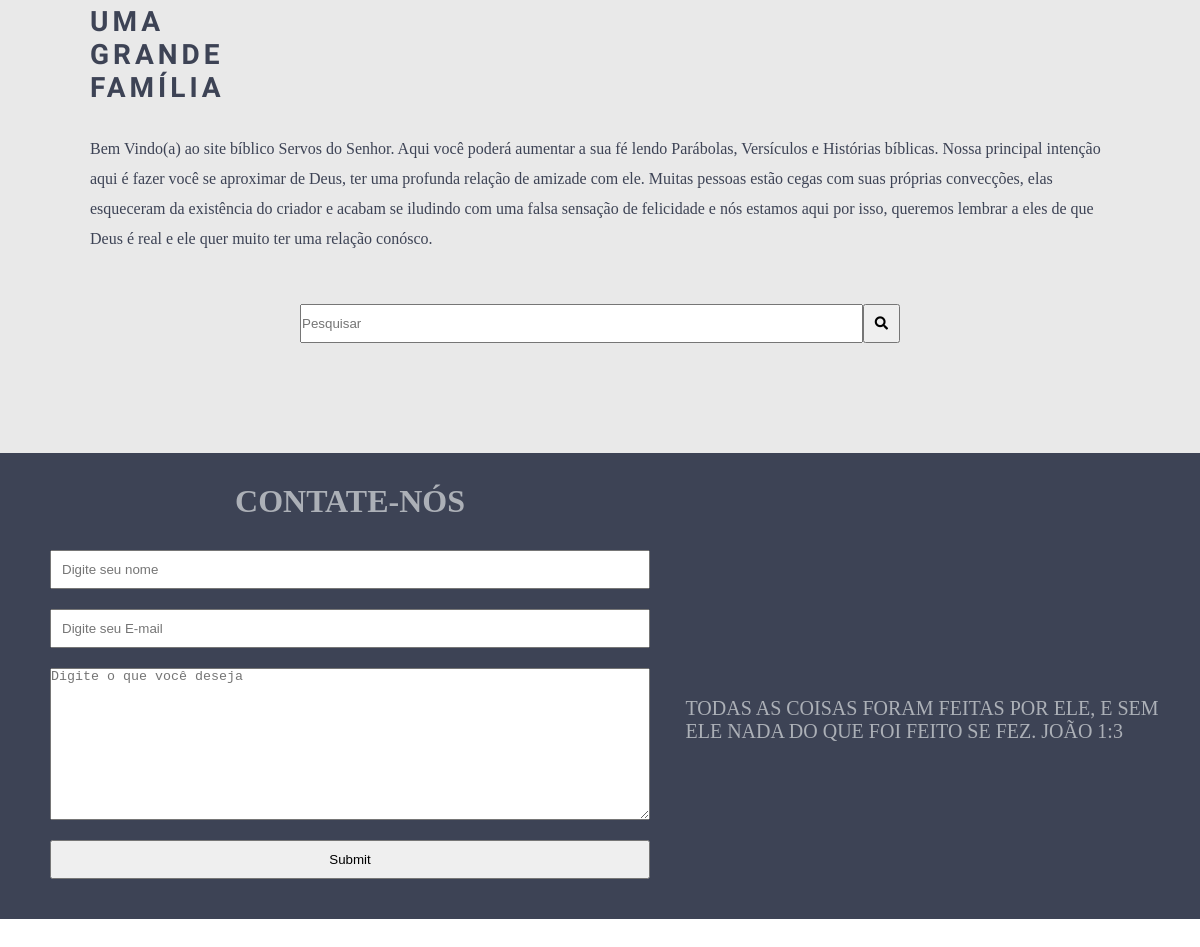
Before: / (lower part) with the older database file.
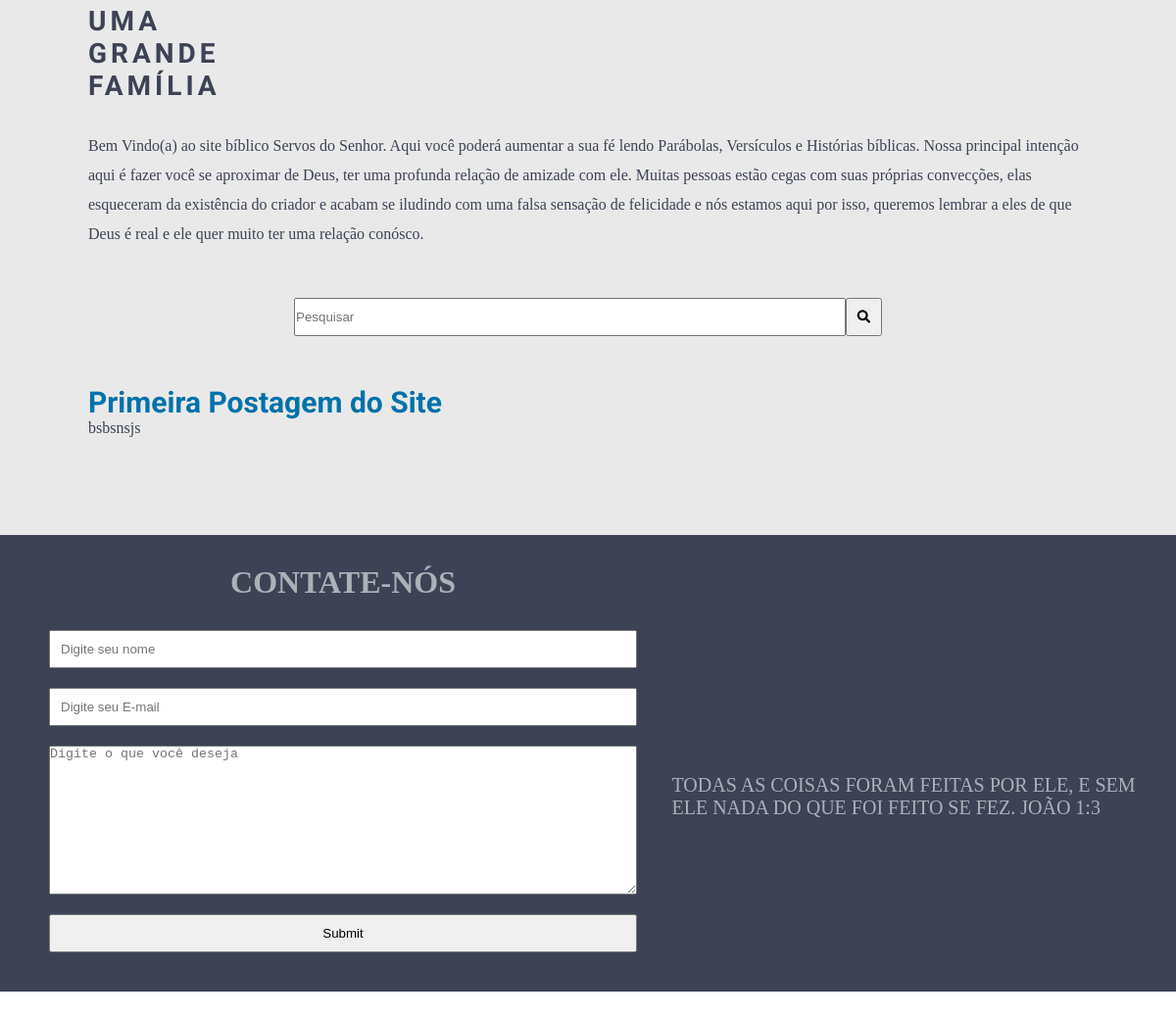
After: the same page with the newer database file.
### biblia/models.py (models this page shows, shortened)
class Post(models.Model):
    titulo = models.CharField(max_length=60)
    slug = models.SlugField(max_length=60, unique=True)
    sumario = RichTextField()
    texto = RichTextUploadingField()
    criado = models.DateTimeField(auto_now_add=True)
    atualizado = models.DateTimeField(auto_now=True)

### biblia/views.py (the view)
# urls.py: path('', views.Inicio.as_view(), name='inicio'),
class Inicio(ListView):
    paginate_by = 10
    template_name = 'index.html'
    queryset = Post.objects.all().order_by('-criado')

### templates/index.html (shortened to what this page needs)
{% load static %}
<!DOCTYPE html>
<html lang="pt-br">
    <head>
        <link rel="stylesheet" href="https://use.fontawesome.com/releases/v5.7.2/css/all.css">
        <link rel="stylesheet" href="https://use.fontawesome.com/releases/v5.7.2/css/all.css">
        <link rel="stylesheet" href="{% static 'css/style.css' %}" type="text/css">
    </head>
    <body>
        <main>
            <section class="sobre" id="sobre">
                <h1>UMA<br>GRANDE<BR>FAMÍLIA<BR></h1>
                <p>Bem Vindo(a) ao site bíblico Servos do Senhor. Aqui você poderá aumentar a sua fé lendo Parábolas, Versículos e Histórias bíblicas. Nossa principal intenção aqui é fazer você se aproximar de Deus, ter uma profunda relação de amizade com ele. Muitas pessoas estão cegas com suas próprias convecções, elas esqueceram da existência do criador e acabam se iludindo com uma falsa sensação de felicidade e nós estamos aqui por isso, queremos lembrar a eles de que Deus é real e ele quer muito ter uma relação conósco.</p>
            </section>
            <form method="get" action="{% url 'search' %}" class="pesquisar">
                <input type="search" name="q" required="required" placeholder="Pesquisar">
                <button type="submit" class="enviar">
                    <i class="fas fa-search"></i>
                </button>
            </form>
            <section class="postagens" id="versiculos">
                {% for post in object_list %}
                    <article class="espaco">
                        <h1><a href="{% url 'detalhes' post.slug %}">{{ post.titulo }}</a></h1>
                        <p>{{ post.sumario|safe }}</p>
                    </article>
                {% endfor %}
            </section>
            <section class="paginacao">
            </section>
        </main>
        <footer>
            <h1 id="contato">CONTATE-NÓS</h1>
            <article>
                <form class="formulario" action="https://formspree.io/f/xvodobep" method="POST">
                    <input name="name" type="text" required="required" placeholder="Digite seu nome">
                    <input type="email" required="required" placeholder="Digite seu E-mail" name="_replyto">
                    <textarea required="required" placeholder="Digite o que você deseja" cols="50" rows="10" name="message"></textarea>
                    <input type="submit" required="required" placeholder="enviar" class="enviar">
                </form>
                <p>TODAS AS COISAS FORAM FEITAS POR ELE, E SEM ELE NADA DO QUE FOI FEITO SE FEZ. JOÃO 1:3</p>
            </article>
        </footer>
    </body>
</html>

### static/css/style.css (style rules this page uses)
* { margin: 0; padding: 0; list-style: none; box-sizing: border-box; text-decoration: none; }
html { scroll-behavior: smooth; }
main { background-color: #E9E9E9; }
main .sobre { width: 85%; margin-left: auto; margin-right: auto; padding-top: 40px; }
main .sobre h1 { font-family: 'Russo One', sans-serif; color: #3D4355; font-size: 28px; letter-spacing: 4px; padding-bottom: 30px; }
main .sobre p { color: #3D4355; line-height: 30px; }
main .pesquisar { width: 85%; padding-top: 50px; padding-bottom: 50px; display: flex; justify-content: center; margin-left: auto; margin-right: auto; }
main .pesquisar input { width: 100%; }
main .pesquisar .enviar { padding: 10px; }
main .postagens { width: 85%; margin-left: auto; margin-right: auto; }
main .postagens h1 a { color: #0072aa; font-size: 30px; font-family: ROBOTO; }
main .postagens p { color: #3D4355; }
main .postagens .espaco { padding-bottom: 40px; }
.paginacao { width: 100%; display: flex; justify-content: center; padding-bottom: 40px; padding-top: 20px; }
footer { background-color: #3D4355; }
footer h1 { text-align: center; color: #ACB0B7; padding-top: 30px; }
footer .formulario { display: flex; flex-direction: column; width: 85%; justify-content: center; margin-left: auto; margin-right: auto; padding-top: 30px; padding-bottom: 20px; }
footer .formulario input { padding: 10px; margin-bottom: 20px; }
footer .formulario textarea { margin-bottom: 20px }
footer article p { display: none; }
@media (min-width: 800px) { footer .formulario { display: flex; width: 50%; justify-content: flex-start; margin-left: 50px; margin-right: 1px; } }
@media (min-width: 800px) { footer h1 { width: 50%; text-align: center; margin-left: 50px; } }
@media (min-width: 800px) { footer article { display: flex; align-items: center; } }
@media (min-width: 800px) { footer article p { width: 40%; margin-left: auto; margin-right: auto; color: #ACB0B7; font-size: 20px; display: block; } }
@media (min-width: 800px) { main .pesquisar { width: 50%; } }

Changed rows visible on the page:
added Post: titulo "Primeira Postagem do Site", sumario "bsbsnsjs"
